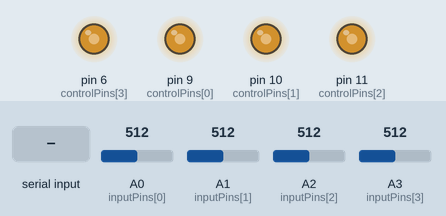
Recording of a sketch running on a simulated Arduino Uno, built with avr-gcc and run on an emulated ATmega328P. Shown: output pins drawn as LEDs (lit = HIGH). The inputs (shaded band) are chosen by the test bench; at power-on: A0 (inputPins[0]) = 512, A1 (inputPins[1]) = 512, A2 (inputPins[2]) = 512, A3 (inputPins[3]) = 512. What the sketch prints to the serial monitor is not drawn.

Above: at 1.2 s.
1.3 s: "1" received over Serial
At 2.1 s:
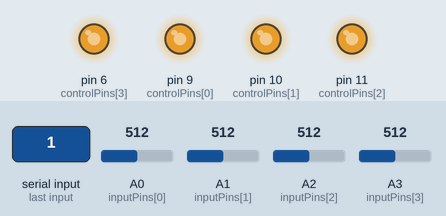
2.8 s: A0 (inputPins[0]) set to 209
4.3 s: A0 (inputPins[0]) set to 182
6.4 s: A1 (inputPins[1]) set to 214
7.9 s: A1 (inputPins[1]) set to 183
10.0 s: A2 (inputPins[2]) set to 212
11.5 s: A2 (inputPins[2]) set to 182
Timing chart, 0 to 14.5 s (numbered marks = the images above; inputs shaded):
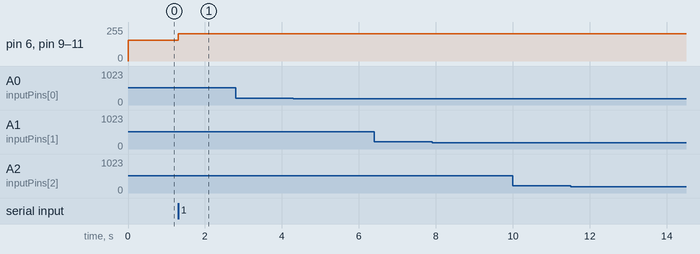

Measured:
- after the input at 1.3 s, pin 6 (controlPins[3]), pin 9 (controlPins[0]), pin 10 (controlPins[1]), pin 11 (controlPins[2]): 155/255 → 204/255 at once
- after the input at 2.8 s, every drawn part: stays the same
- after the input at 4.3 s, every drawn part: stays the same
- after the input at 6.4 s, every drawn part: stays the same
- after the input at 7.9 s, every drawn part: stays the same
- after the input at 10.0 s, every drawn part: stays the same
- after the input at 11.5 s, every drawn part: stays the same

The sketch:

arduino.ino
```cpp
const size_t KEYS = 4;

char inputPins[KEYS] = {A0, A1, A2, A3};
char controlPins[KEYS] = {9, 10, 11, 6};

void setResistance(int resistance) {
  int pwm = 155 + 1 * min(resistance, 100);
  for (int i = 0; i < KEYS; i++) {
    analogWrite(controlPins[i], pwm);
  }
}

void setup() {
  Serial.begin(9600);
  for (int i = 0; i < KEYS; i++) {
    pinMode(inputPins[i], INPUT);
    pinMode(controlPins[i], OUTPUT);
  }
  setResistance(0);
}

bool shift = false;

const int threshold = 200;
const long repeat = 300;
const long firstRepeatDelay = 300;
char chars[KEYS] = {'A', 'B', 'C', 'D'};
long lastPressed[KEYS] = {0};

void loop() {
  delay(100);
  int data = receiveData();
  if (data >= 0) {
    setResistance(data);
  }
  for (int i = 0; i < KEYS; i++)
    handleKey(i);
}

void handleKey(int i) {
  if (analogRead(inputPins[i]) > threshold) {
    if (lastPressed[i] == 0) {
      lastPressed[i] = millis() + firstRepeatDelay;
    } else if (lastPressed[i] > millis() + repeat) {
      return;
    } else {
      lastPressed[i] = millis();
    }
    // Serial.write(analogRead(inputPins[i]));
    sendData(i, false);
  } else {
    lastPressed[i] = 0;
  }
}

void sendData(char c, bool shift) {
  Serial.write(0x80 | (shift ? 0b1 : 0b0));
  Serial.write(c + 1);
  Serial.write(0);
}

int receiveData() {
  if (Serial.available() > 0) {
    return Serial.read();
  }
  return -1;
}
```
